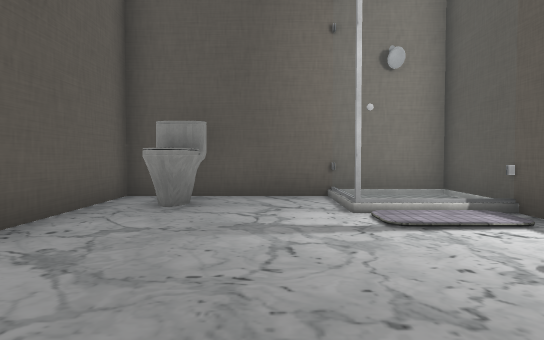
view 1 (above)

24 first-person views from a walk through a Unity game level. The camera is 1.5 m above the floor, tilts 2° down and sees 70° across. Doors are open. The floor is counted in squares, 2 m on a side. Each view is taken from the middle of a square. On the plan, view 1 faces up. The plan holds only what a view shows up to about 12 squares ahead; the rest is blank. The place goes on beyond the plan. The player character is not drawn. Some surface patterns are stand-ins.

view 2
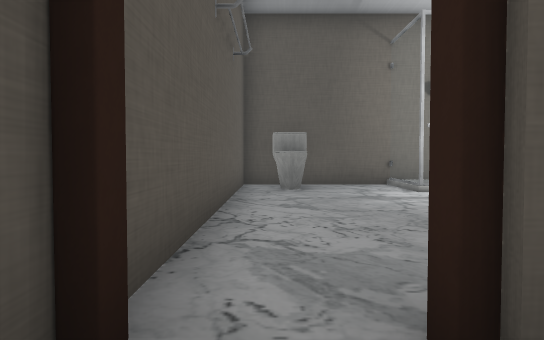

view 3
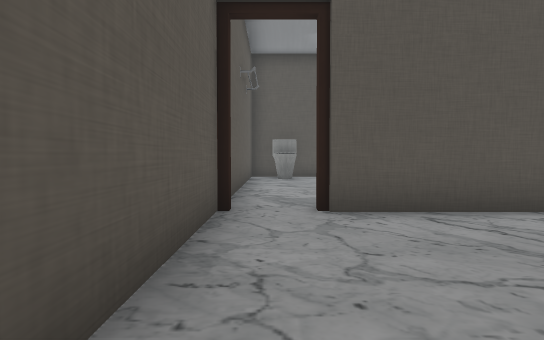

view 4
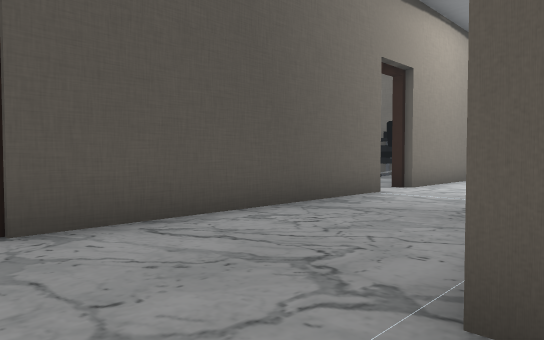

view 5
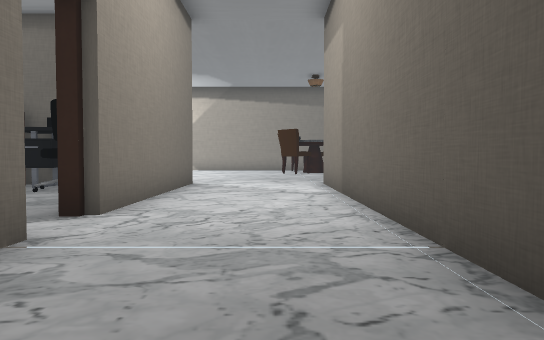

view 6
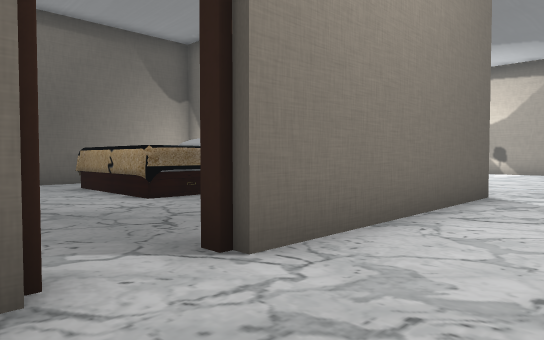

view 7
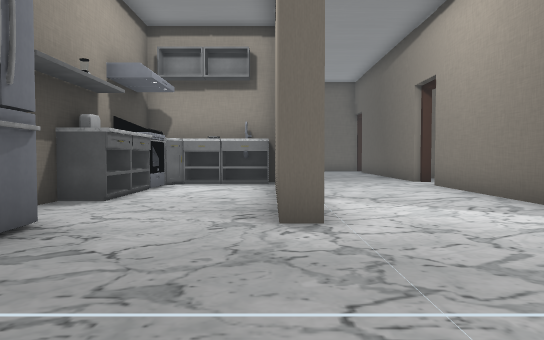

view 8
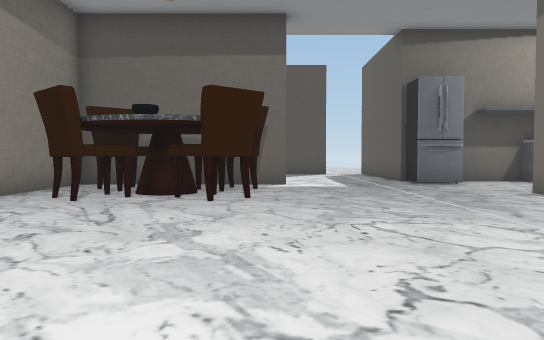

view 9
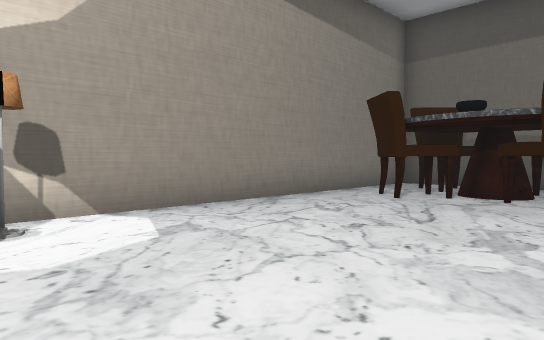

view 10
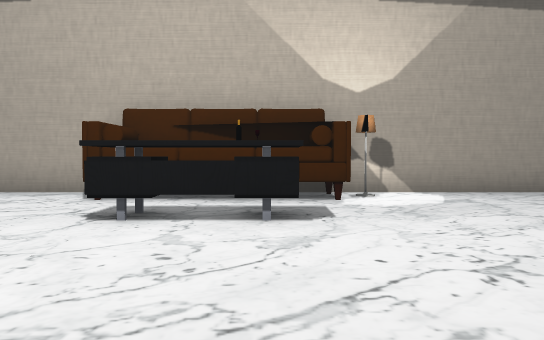

view 11
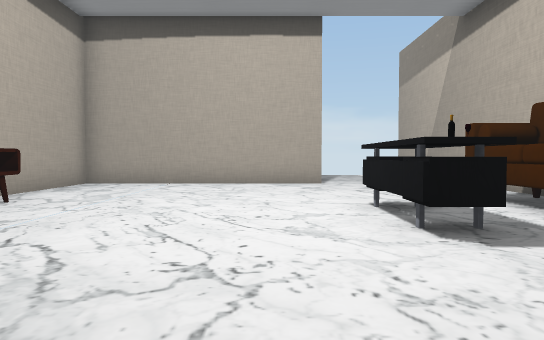

view 12
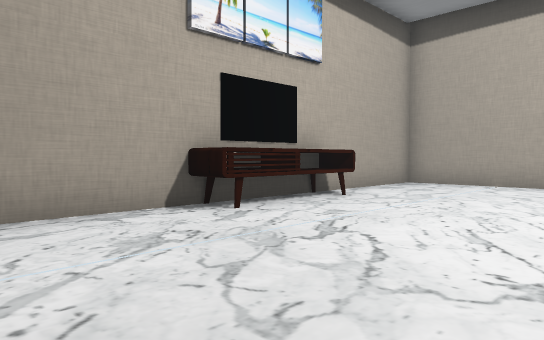

view 13
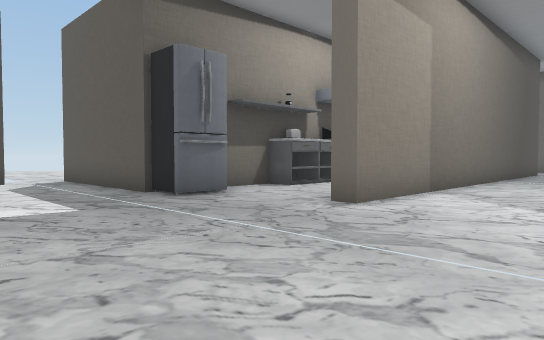

view 14
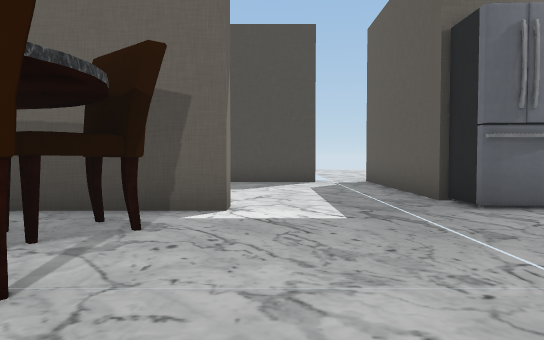

view 15
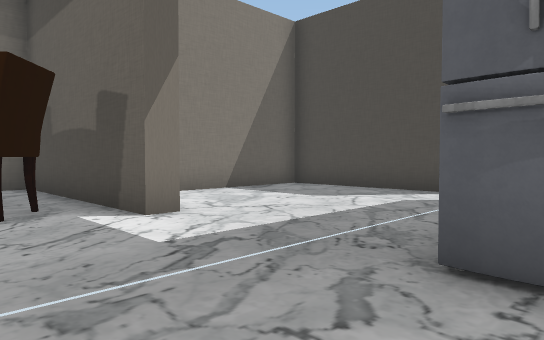

view 16
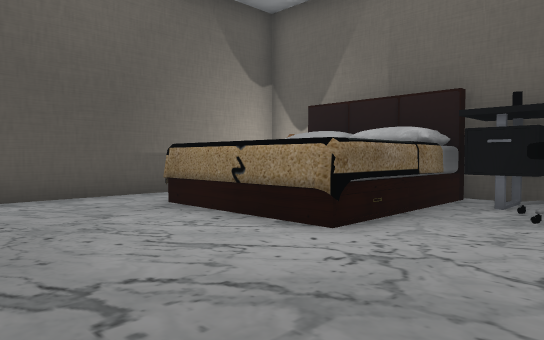

view 17
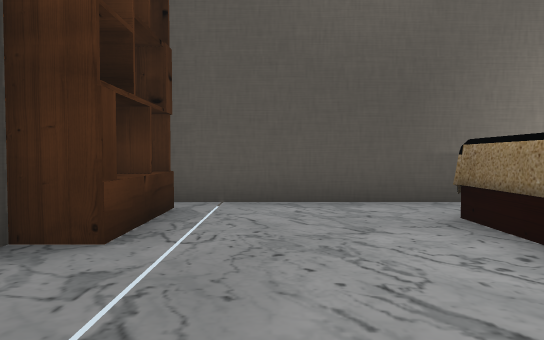

view 18
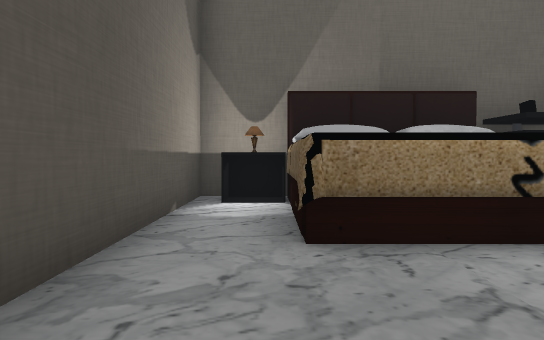

view 19
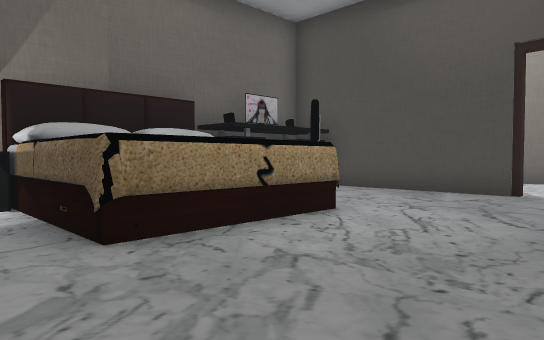

view 20
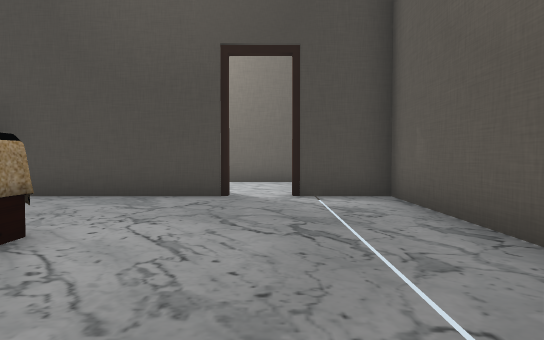

view 21
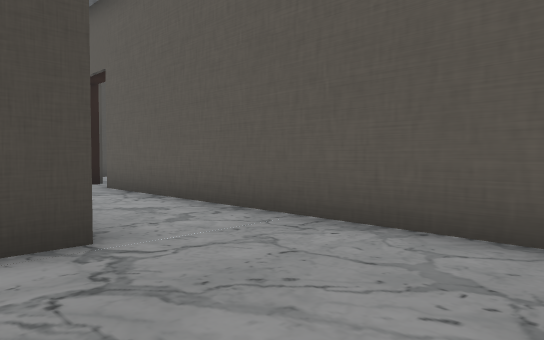

view 22
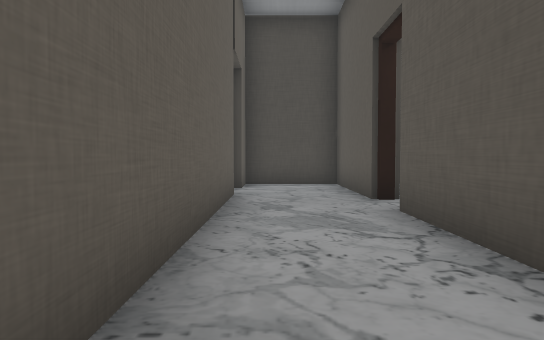

view 23
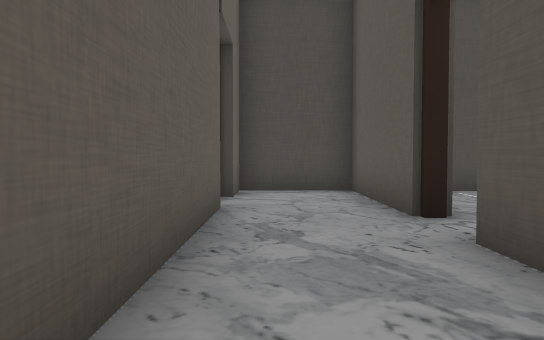

view 24
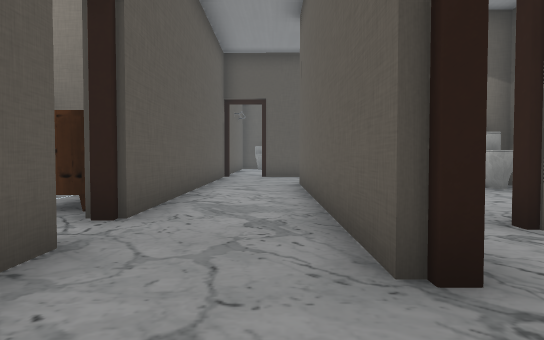

### Floor plan
Points are (right, up) in squares from view 1. A wall is a line through its corners. A room is listed if a view was taken in it or the views show most of it. See-through windows are left out.
Room 1 (view 1)
walls: (3.3, 4.6) (3.3, 7.4) (-2.8, 7.4) (-2.8, -1); (3.4, 5.2) (1, 5.2)
ways out: open door at (-2, -1.5) to room 2
objects: other object (-2, 6) to (-2, 7)
Room 2 (views 2, 3, 4, 5, 6, 7, 8, 9, 10, 11, 12, 13, 14, 15, 16, 17, 18, 19, 20, 21, 22, 23, 24)
walls: (10.6, -1.8) (6.8, -1.8) (6.8, -1.3) (10.5, -1.3); (12.4, 6.7) (12.4, 7.4) (4.3, 7.4); (6.6, -6) (6.6, -8.4) (7, -8.8); (14.1, -9.5) (14.1, -14.8); (9.4, -8.8) (9.4, -9.5); (8.6, -8.8) (10.5, -8.8) (10.5, -9.6) (12.4, -9.6); (21.6, 1.6) (21.6, 6.2); (17.6, -8.9) (17.6, -8.3) (23.1, -8.3) (23.1, 2.5); (3.8, 0.6) (3.8, -1.3) (5.6, -1.3) (5.6, -1.8) (-1.4, -1.8); (4, -5.4) (12.7, -5.4) (12.7, -5.9) (9.3, -5.9); (3.8, 4.4) (3.8, 2.5); (23.1, 6.2) (23.1, 11); (19.4, 9.7) (12.9, 9.7) (12.9, 5.4); (15.6, -14.3) (20.4, -14.3) (20.4, -10.5); (-2.8, -1.6) (-2.8, -11.5); (-0.2, -13.8) (-0.2, -5.4) (0.5, -5.4); (-2.8, -12.7) (-2.8, -16.5) (-0.2, -16.5) (-0.2, -15.1)
ways out: open door at (-2, -1.5) to room 1; opening at (15, -14); open door at (-3, -12); open door at (0, -14.5); open door at (6, -1.5); open door at (6.6, -7.6); open door at (9.5, -9)
objects: other object (4, 5) to (4, 6); other object (8, -9); other object (9, 3) to (12, 5); other object (11, -1) to (12, 2); other object (12, 6); other object (13, -9) to (14, -9); other object (13, 3) to (13, 5); other object (19, -7) to (20, -7); other object (19, -5); other object (19, 3) to (20, 5); other object (21, -7) to (22, -7); other object (21, -5) to (22, -5); other object (22, 1)

Where each view was taken, in squares from view 1:
view 1: 0 up, 0 right, facing up
view 2: 3 down, 2 left, facing up
view 3: 7 down, 2 left, facing up
view 4: 6 down, 2 left, facing up-right
view 5: 4 down, 2 right, facing right
view 6: 4 down, 5 right, facing up-right
view 7: 6 down, 17 right, facing left
view 8: 2 up, 18 right, facing down
view 9: 2 up, 18 right, facing down-right
view 10: 3 up, 15 right, facing right
view 11: 1 down, 18 right, facing up
view 12: 1 down, 18 right, facing up-left
view 13: 2 down, 18 right, facing down-left
view 14: 3 down, 17 right, facing down
view 15: 6 down, 13 right, facing down-right
view 16: 0 up, 5 right, facing up-right
view 17: 1 up, 6 right, facing up
view 18: 6 up, 5 right, facing right
view 19: 7 up, 5 right, facing down-right
view 20: 6 up, 6 right, facing down
view 21: 2 down, 1 right, facing down-left
view 22: 6 down, 1 left, facing down
view 23: 8 down, 1 left, facing down
view 24: 16 down, 1 left, facing up
